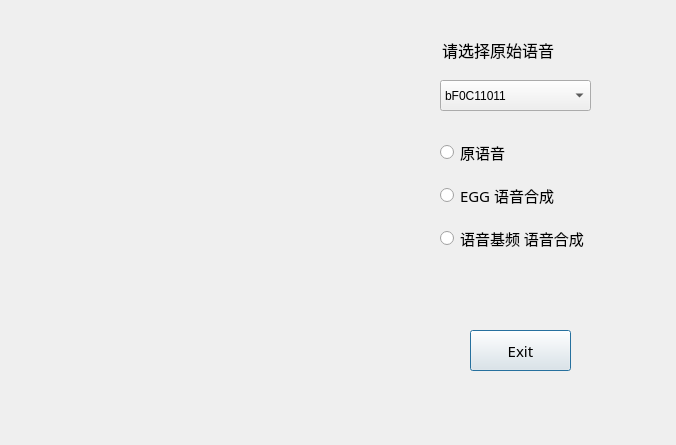
<?xml version="1.0" encoding="UTF-8"?>
<ui version="4.0">
 <class>LPC</class>
 <widget class="QDialog" name="LPC">
  <property name="geometry">
   <rect>
    <x>0</x>
    <y>0</y>
    <width>676</width>
    <height>445</height>
   </rect>
  </property>
  <property name="windowTitle">
   <string>LPC声码器</string>
  </property>
  <property name="styleSheet">
   <string notr="true">#LPC {
border-image: url(:/new/prefix1/background.jpg);
}
#LPC * {
border-image:url();
}</string>
  </property>
  <widget class="QPushButton" name="lpc_exit">
   <property name="geometry">
    <rect>
     <x>470</x>
     <y>330</y>
     <width>101</width>
     <height>41</height>
    </rect>
   </property>
   <property name="font">
    <font>
     <family>黑体</family>
     <pointsize>11</pointsize>
    </font>
   </property>
   <property name="text">
    <string>Exit</string>
   </property>
  </widget>
  <widget class="QLabel" name="lpcfigure">
   <property name="geometry">
    <rect>
     <x>70</x>
     <y>70</y>
     <width>361</width>
     <height>301</height>
    </rect>
   </property>
   <property name="text">
    <string/>
   </property>
   <property name="scaledContents">
    <bool>true</bool>
   </property>
  </widget>
  <widget class="QLineEdit" name="lpc_lineEdit">
   <property name="geometry">
    <rect>
     <x>440</x>
     <y>40</y>
     <width>161</width>
     <height>21</height>
    </rect>
   </property>
   <property name="font">
    <font>
     <family>微软雅黑</family>
     <pointsize>12</pointsize>
    </font>
   </property>
   <property name="cursor">
    <cursorShape>ArrowCursor</cursorShape>
   </property>
   <property name="styleSheet">
    <string notr="true">QLineEdit{background-color:rgba(255,0,0,0);border-radius:0px;}</string>
   </property>
   <property name="text">
    <string>请选择原始语音</string>
   </property>
  </widget>
  <widget class="QComboBox" name="lpc_comboBox">
   <property name="geometry">
    <rect>
     <x>440</x>
     <y>80</y>
     <width>151</width>
     <height>31</height>
    </rect>
   </property>
   <item>
    <property name="text">
     <string>bF0C11011</string>
    </property>
   </item>
   <item>
    <property name="text">
     <string>bF0C11022</string>
    </property>
   </item>
   <item>
    <property name="text">
     <string>bF0C11031</string>
    </property>
   </item>
   <item>
    <property name="text">
     <string>bF0C11041</string>
    </property>
   </item>
   <item>
    <property name="text">
     <string>bM0C01013</string>
    </property>
   </item>
   <item>
    <property name="text">
     <string>bM0C01021</string>
    </property>
   </item>
   <item>
    <property name="text">
     <string>bM0C01051</string>
    </property>
   </item>
   <item>
    <property name="text">
     <string>bM0C01091</string>
    </property>
   </item>
  </widget>
  <widget class="QWidget" name="">
   <property name="geometry">
    <rect>
     <x>440</x>
     <y>130</y>
     <width>182</width>
     <height>131</height>
    </rect>
   </property>
   <layout class="QVBoxLayout" name="verticalLayout">
    <item>
     <widget class="QRadioButton" name="lpc_origin">
      <property name="font">
       <font>
        <family>黑体</family>
        <pointsize>11</pointsize>
       </font>
      </property>
      <property name="cursor">
       <cursorShape>ArrowCursor</cursorShape>
      </property>
      <property name="text">
       <string>原语音</string>
      </property>
     </widget>
    </item>
    <item>
     <widget class="QRadioButton" name="lpc_EGG">
      <property name="font">
       <font>
        <family>黑体</family>
        <pointsize>11</pointsize>
       </font>
      </property>
      <property name="text">
       <string>EGG 语音合成</string>
      </property>
     </widget>
    </item>
    <item>
     <widget class="QRadioButton" name="lpc_speech">
      <property name="font">
       <font>
        <family>黑体</family>
        <pointsize>11</pointsize>
       </font>
      </property>
      <property name="text">
       <string>语音基频 语音合成</string>
      </property>
     </widget>
    </item>
   </layout>
  </widget>
 </widget>
 <resources/>
 <connections/>
</ui>
